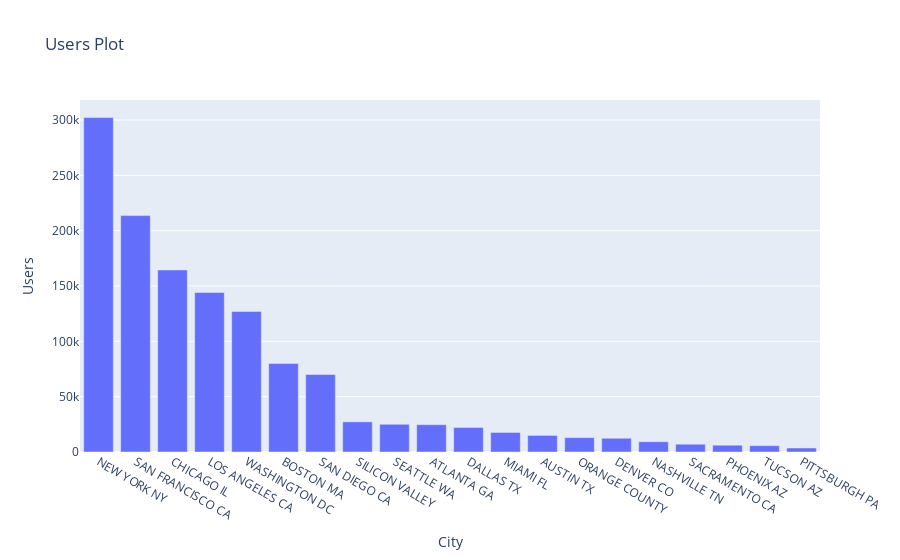

The cell this chart's notebook holds for it:
### Code cell
# Users in cities
import plotly.express as px
fig = px.bar(df_City, x='City', y='Users', title='Users Plot')
fig.update_layout(legend_title_text='Population & Users')
fig.update_xaxes(categoryorder='total descending')
fig

### Figure 1 — Plotly figure (JSON) as saved in the notebook; plotly's stock layout.template omitted (floating-point values rounded to 4 significant figures)
{"data": [{"alignmentgroup": "True", "hovertemplate": "City=%{x}<br>Users=%{y}<extra></extra>", "legendgroup": "", "marker": {"color": "#636efa", "pattern": {"shape": ""}}, "name": "", "offsetgroup": "", "orientation": "v", "showlegend": false, "textposition": "auto", "type": "bar", "x": ["NEW YORK NY", "CHICAGO IL", "LOS ANGELES CA", "MIAMI FL", "SILICON VALLEY", "ORANGE COUNTY", "SAN DIEGO CA", "PHOENIX AZ", "DALLAS TX", "ATLANTA GA", "DENVER CO", "AUSTIN TX", "SEATTLE WA", "TUCSON AZ", "SAN FRANCISCO CA", "SACRAMENTO CA", "PITTSBURGH PA", "WASHINGTON DC", "NASHVILLE TN", "BOSTON MA"], "xaxis": "x", "y": [302149, 164468, 144132, 17675, 27247, 12994, 69995, 6133, 22157, 24701, 12421, 14978, 25063, 5712, 213609, 7044, 3643, 127001, 9270, 80021], "yaxis": "y"}], "layout": {"barmode": "relative", "legend": {"title": {"text": "Population & Users"}, "tracegroupgap": 0}, "title": {"text": "Users Plot"}, "xaxis": {"anchor": "y", "categoryorder": "total descending", "domain": [0, 1], "title": {"text": "City"}}, "yaxis": {"anchor": "x", "domain": [0, 1], "title": {"text": "Users"}}}}
